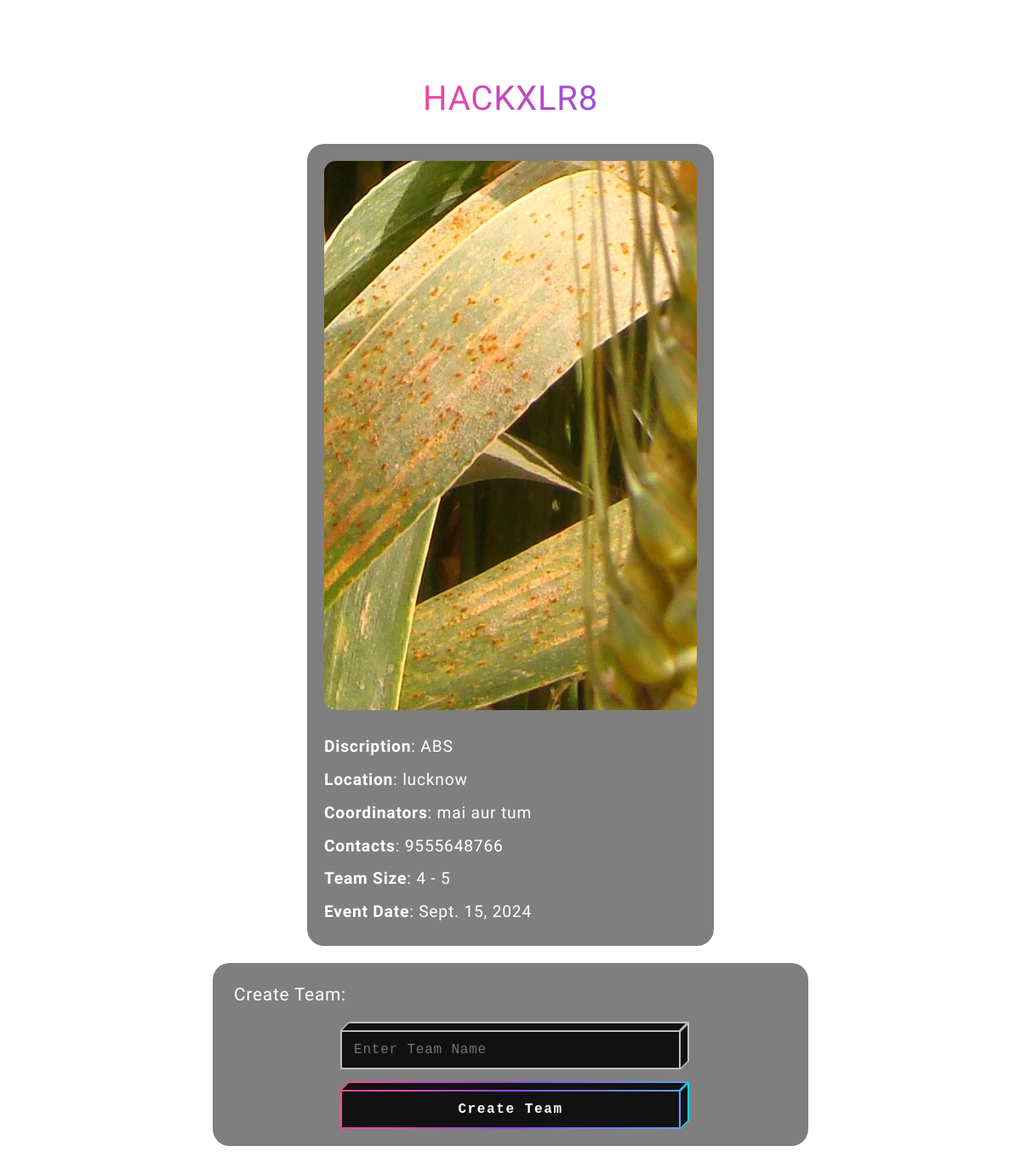
Page /events/Hackathon/ (signed in) on the earlier database version.
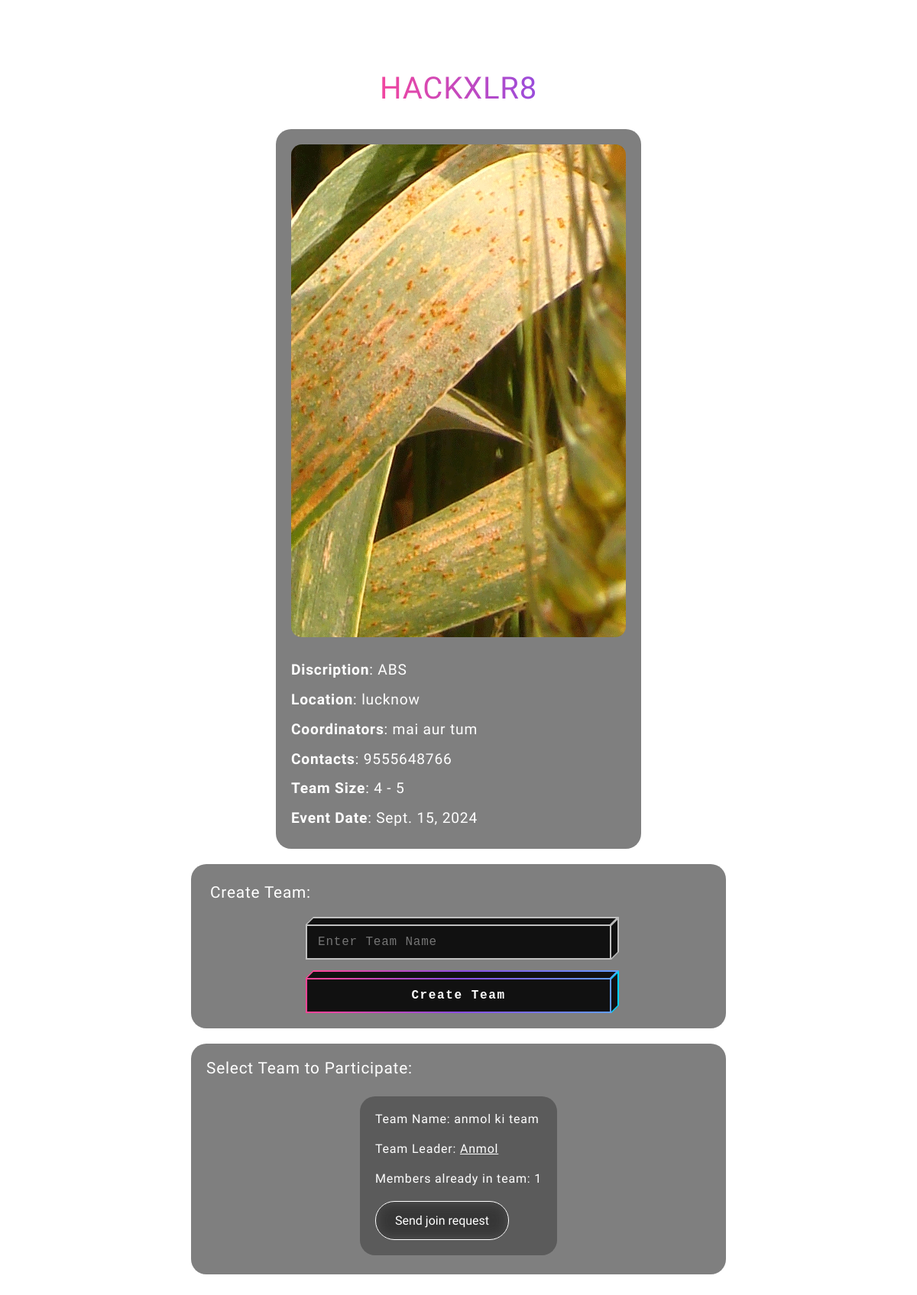
Same page on the later database version.
### events/models.py (models this page shows, shortened)
class AllEventList(models.Model):
    uniqueEventName = models.CharField(max_length=100)
    slug = models.SlugField(max_length=100, unique=True)
    eventName = models.CharField(max_length=100)
    eventDiscription = models.TextField()
    eventImage = models.ImageField(upload_to="eventImages/")
    club = models.CharField(max_length=100, choices=CLUBS_CHOICES)
    location = models.CharField(max_length=100)
    coordinators = models.CharField(max_length=100)
    contact = models.CharField(max_length=100)
    eventType = models.CharField(max_length=10, choices=EVENT_TYPE_CHOICES)
    eventDate = models.DateField()
    minTeamSize = models.IntegerField(default=1)
    maxTeamSize = models.IntegerField(default=1)
    dateAdded = models.DateTimeField(default=timezone.now)
    class Meta:
        ordering = ["-dateAdded"]

class TeamsRegistration(models.Model):
    event = models.ForeignKey(AllEventList, on_delete=models.CASCADE)
    teamName = models.CharField(max_length=100)
    teamLeader = models.ForeignKey(
        settings.AUTH_USER_MODEL,
        on_delete=models.CASCADE,
        related_name="team_lead_teams",
    )
    user = models.ForeignKey(
        settings.AUTH_USER_MODEL,
        on_delete=models.CASCADE,
        related_name="team_registrations",
    )
    status = models.IntegerField(choices=STATUS_CHOICES, default=0)

### accounts/models.py (models this page shows, shortened)
class CustomUser(AbstractBaseUser, PermissionsMixin):
    email = models.EmailField(
        unique=True, primary_key=True, validators=[EmailValidator()]
    )
    name = models.CharField(max_length=100, blank=True)
    is_active = models.BooleanField(default=True)
    is_staff = models.BooleanField(default=False)
    date_joined = models.DateTimeField(default=timezone.now)
    profile_picture = models.ImageField(
        upload_to="profile_pics/", blank=True, null=True
    )
    rollno = models.IntegerField(
        validators=[MaxValueValidator(9999999999999), MinValueValidator(1000000000000)],
        unique=True
    )
    branch = models.CharField(choices=BRANCH_CHOICES, max_length=5)
    year = models.CharField(choices=YEAR_CHOICES, max_length=5)
    club_admin = models.CharField(choices=CLUB_ADMIN_CHOICES, default="NORMAL", max_length=20)
    objects = CustomUserManager()
    USERNAME_FIELD = "email"
    REQUIRED_FIELDS = []

### events/views.py (the view)
# urls.py: path('events/<slug:slug>/', views.each_event, name='eachEvent')
def each_event(request, slug):
    user = request.user
    event = get_object_or_404(AllEventList, slug=slug)
    data = get_event_data_for_user(user=user, event=event)
    if request.method == "POST":
        if user.is_anonymous:
            return redirect("/login")
        handle_participation_posts(request, event)
        return redirect(request.path)
    return render(request, "events/eachEvent.html", {"event": data})

### events/utils.py (called while the page is built)
def individual_team_participation(user, event):
    if event.eventType == "individual":
        entry = list(IndividualEventRegistration.objects.filter(event=event, user=user))
        if entry != []:
            return entry[0]
    return False

def is_leader(user, event):
    if event.eventType == "team":
        leaderEntries = list(
            TeamsRegistration.objects.filter(event=event, teamLeader=user, user=user)
        )
        if leaderEntries != []:
            return leaderEntries[0]
    return False

def is_joined(user, event):
    if event.eventType == "team":
        userConfirmEntry = list(
            TeamsRegistration.objects.filter(event=event, user=user, status=1)
        )
        if userConfirmEntry != []:
            if userConfirmEntry[0].teamLeader == user:
                return []
            return userConfirmEntry[0]
    return False

def members_in_team_if_leader(user, event):
    return TeamsRegistration.objects.filter(event=event, teamLeader=user, status=1).exclude(user=user)

def members_in_team_if_joined(user, event):
    if is_joined(user, event):
        teamName = TeamsRegistration.objects.get(event=event, user=user, status=1).teamName
        entries = TeamsRegistration.objects.filter(event=event, teamName=teamName).exclude(user=user)
        members =[]
        for i in entries:
            members.append(i.user)
        return members

def get_teams(user, event):
    if event.eventType != "team":
        return None
    allteams = TeamsRegistration.objects.filter(event=event)
    teams = []
    for i in allteams:
        if i.teamLeader == i.user:
            count = 1
            canAdd = True
            for j in allteams:
                if i.teamLeader == j.teamLeader and j.user == user:
                    canAdd = False
                if i.teamLeader == j.teamLeader and j.user != i.teamLeader and j.status == 1:
                    count += 1
            if canAdd:
                teams.append([i.teamName, i.teamLeader.name, i.teamLeader.email, i.teamLeader.rollno, count])
    print(teams)
    return teams

def get_pending_req(user, event):
    entries = TeamsRegistration.objects.filter(user=user, event=event)
    pendingRequests = list(entries.filter(status=0))
    if pendingRequests == []:
        return False
    return pendingRequests

def rollback_condition(event):
    three_days_later = timezone.now() + timedelta(days=3)
    return event.eventDate >= three_days_later.date()

### templates/events/eachEvent.html (shortened to what this page needs)
{% extends 'base.html' %}
{% load static %}
{% block css %}
  <link rel="stylesheet" href="{% static 'css/form.css' %}" />
  <link rel="stylesheet" href="{% static 'css/eachEvent.css' %}" />
{% endblock %}
{% block backgroundImageURL %}
  {% static 'backgrounds/eventsList.jpeg' %}
{% endblock %}
{% block content %}
<main>
    <div class="wrapper">
        <div class="title">
            {{ event.eventName }}
        </div>
        <div class="details-wrapper">
            <div class="event-image">
                {% if event.eventImage %}
                    <img src="{{ event.eventImage }}" alt="{{ event.eventName }}">
                {% endif %}
            </div>
            <div class="detail discription">
                <span>Discription</span>: {{ event.eventDiscription }}
            </div>
            <div class="detail location">
                <span>Location</span>: {{ event.location }}
            </div>
            <div class="detail coordinators">
                <span>Coordinators</span>: {{ event.coordinators }}
            </div>
            <div class="detail contact">
                <span>Contacts</span>: {{ event.contact }}
            </div>
            {% if event.eventType == "team" %}
                <div class="detail team-size">
                    <p>
                        <span>Team Size</span>: {{ event.minTeamSize }} - {{event.maxTeamSize}}
                    </p>
                </div>
            {% endif %}
            <div class="detail date">
                <span>Event Date</span>: {{ event.eventDate }}
            </div>
        </div>
        <div class="participation-wrapper">
            {% if event.eventType == 'team' %}
                <div class="team-participation">
                    {% if not event.isLeader and not event.isJoined %}
                        <div class="create-team">
                            <p>Create Team: </p>
                            <form method="post" autocomplete="off" class="form">
                                <div class='control block-cube block-input'>
                                    <input name='teamName_to_be_created' placeholder='Enter Team Name' type='text'>
                                    <div class='bg-top'>
                                        <div class='bg-inner'></div>
                                    </div>
                                    <div class='bg-right'>
                                        <div class='bg-inner'></div>
                                    </div>
                                    <div class='bg'>
                                        <div class='bg-inner'></div>
                                    </div>
                                </div>
                                <button class='btn block-cube block-cube-hover' type='submit'>
                                    <div class='bg-top'>
                                        <div class='bg-inner'></div>
                                    </div>
                                    <div class='bg-right'>
                                        <div class='bg-inner'></div>
                                    </div>
                                    <div class='bg'>
                                        <div class='bg-inner'></div>
                                    </div>
                                    <div class='text'>
                                        Create Team
                                    </div>
                                </button>
                            </form>
                        </div>
                        {% if event.teams %}
                            <div class="select-team">
                                <form method="post">
                                    <p>Select Team to Participate:</p>
                                    <div class="teams">
                                        {% for teamName, teamLeaderName, teamLeaderEmail, teamLeaderRollno, count in event.teams %}
                                            <div class="team">
                                                <p>Team Name: {{ teamName }}</p>
                                                <p>Team Leader: <a href="/{{ teamLeaderRollno }}">{{ teamLeaderName }}</a></p>
                                                <p>Members already in team: {{ count }}</p>
                                                <button type="submit" name="teamName" value="{{ teamName }}">Send join request</button>
                                            </div>
                                        {% endfor %}
                                    </div>
                                </form>
                            </div>
                        {% endif %}
                    {% endif %}
                </div>
            {% endif %}
        </div>
    </div>
</main>
{% endblock content %}

### templates/base.html (shortened to what this page needs)
{% load static %}
<!DOCTYPE html>
<html lang="en">
<head>
    <link rel="stylesheet" href={% static 'css/base.css' %}>
    {% block css %}{% endblock css %}
    <link href="{% static 'fontawesomefree/css/fontawesome.css' %}" rel="stylesheet" type="text/css">
    <link href="{% static 'fontawesomefree/css/brands.css' %}" rel="stylesheet" type="text/css">
    <link href="{% static 'fontawesomefree/css/solid.css' %}" rel="stylesheet" type="text/css">
</head>
<body style="background-image: url({% block backgroundImageURL %}{% endblock backgroundImageURL %});">
    <header>
        <nav>
            <div class="left">
                <a href="{% url 'homepage' %}">IET Lucknow</a>
            </div>
            <div class="nav-button">
                <i class="fa-solid fa-bars"></i>
            </div>
        </nav>
    </header>
    {% block content %}
    {% endblock content %}
</body>
</html>

### static/css/base.css (style rules this page uses)
* { padding: 0; margin: 0; box-sizing: border-box; }
nav { display: flex; justify-content: space-between; align-items: center; font-size: 1.1em; }
.nav-button, .dropdown { display: none; }
nav a, .dropdown a { text-decoration: none; color: white; }
.nav-button, nav .left { padding: 20px 30px; }
.nav-button i { color: white; font-size: 1.2em; }
@media (max-width: 3000px) { .nav-button { display: block; } }

### static/css/form.css (style rules this page uses)
* { margin: 0; padding: 0; box-sizing: border-box; }
body { background-size: cover; font-family: "Courier Prime"; background-position: center center; background-repeat: no-repeat; min-height: 100vh; }
main { display: flex; flex-direction: column; justify-content: center; align-items: center; max-width: 100vw; }
.wrapper { display: flex; flex-direction: column; justify-content: center; align-items: center; max-width: 90vw; }
.title { font-size: 60px; font-weight: 500; background: linear-gradient(90deg, #ff4596, #8c4de4, #629eff); background-size: 200%; -webkit-background-clip: text; -webkit-text-fill-color: transparent; background-clip: text; animation: gradient-animation 9s infinite; padding: 40px 0px 10px 0px; }
body { letter-spacing: 0.05em; }
.form { width: 400px; max-width: 90vw; padding: 64px 15px 24px; margin: 0 auto; }
.form .control { margin: 0 0 24px; }
.form .control input { width: 100%; padding: 14px 16px; border: 0; background: transparent; color: #fff; font-family: monospace, serif; letter-spacing: 0.05em; font-size: 16px; }
.form .btn { width: 100%; display: block; padding: 14px 16px; background: transparent; outline: none; border: 0; color: #fff; letter-spacing: 0.1em; font-weight: bold; font-family: monospace; font-size: 16px; }
.block-cube { position: relative; }
.block-cube .bg-top { position: absolute; height: 10px; background: #020024; background: linear-gradient(90deg, #ff4596, #8c4de4, #629eff); bottom: 100%; left: 5px; right: -5px; transform: skew(-45deg, 0); margin: 0; }
.block-cube .bg-top .bg-inner { bottom: 0; }
.block-cube .bg { position: absolute; left: 0; top: 0; right: 0; bottom: 0; background: #020024; background: linear-gradient(90deg, #ff4596, #8c4de4, #629eff); }
.block-cube .bg-right { position: absolute; background: #020024; background: #00d4ff; top: -5px; z-index: 0; bottom: 5px; width: 10px; left: 100%; transform: skew(0, -45deg); }
.block-cube .bg-right .bg-inner { left: 0; }
.block-cube .bg .bg-inner { transition: all 0.2s ease-in-out; }
.block-cube .bg-inner { background: #111111; position: absolute; left: 2px; top: 2px; right: 2px; bottom: 2px; }
.block-cube .text { position: relative; z-index: 2; }
.block-cube.block-input input { position: relative; z-index: 2; }
.block-cube.block-input .bg-top, .block-cube.block-input .bg-right, .block-cube.block-input .bg { background: rgba(255, 255, 255, 0.5); transition: background 0.2s ease-in-out; }
.block-cube.block-input .bg-right .bg-inner, .block-cube.block-input .bg-top .bg-inner { transition: all 0.2s ease-in-out; }

Differences in the rows shown:
added TeamsRegistration: teams "anmol ki team"
added CustomUser: teams "Anmol"
Other differences:
text now shown: "Select Team to Participate:"
new list line: "Team Name: Team Leader: Members already in team: 1 Send join request"
